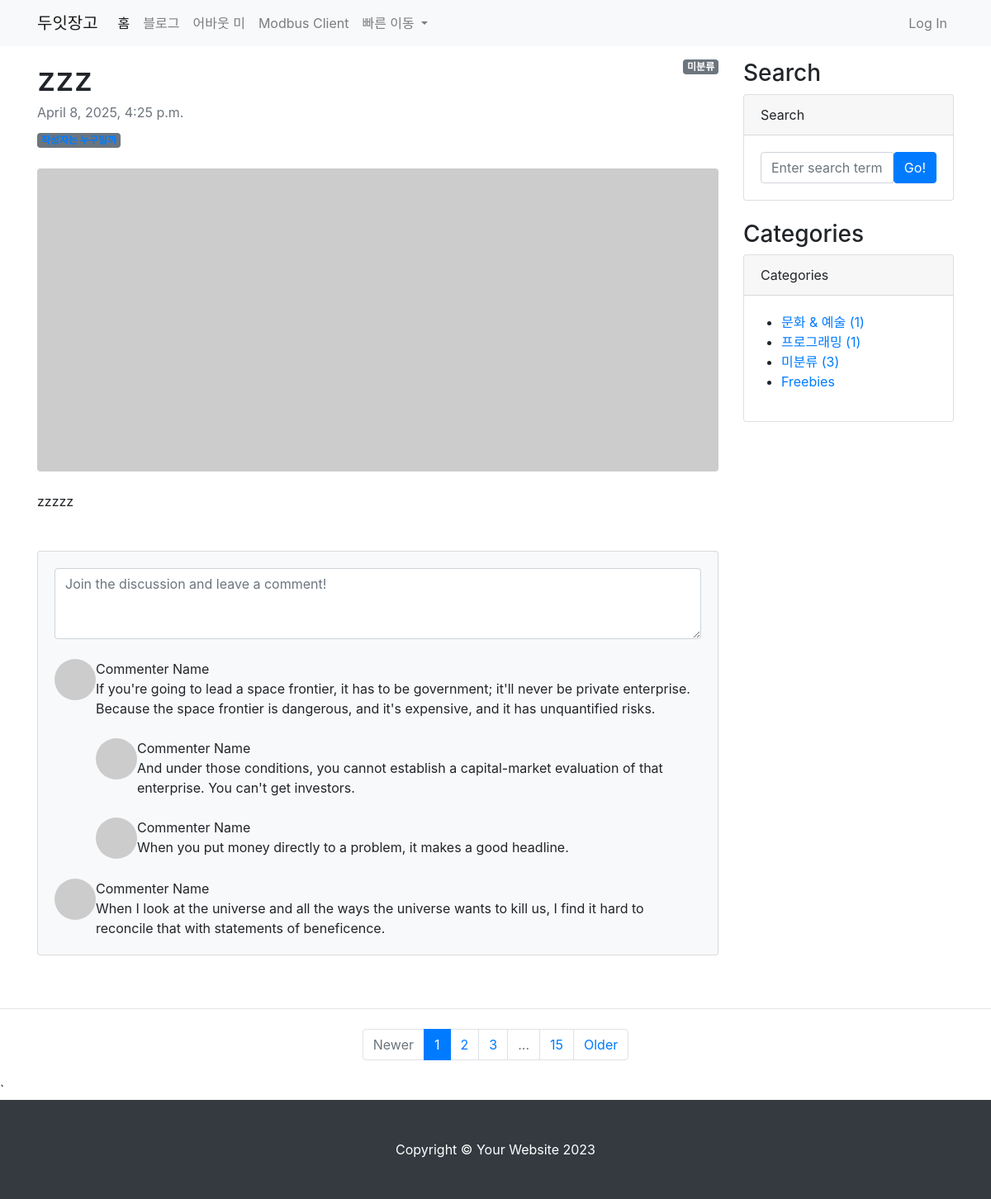
The app's page /blog/2/ with its own data.
### blog/models.py (models this page shows, shortened)
class Post(models.Model):
    title = models.CharField(max_length=30)
    hook_text = models.CharField(max_length=100, blank=True)
    content = models.TextField()
    head_image = models.ImageField(upload_to='blog/images/%Y/%m/%d/', blank=True)
    file_upload = models.FileField(upload_to='blog/files//%Y/%m/%d/', blank=True)
    created_at = models.DateTimeField(auto_now_add=True)
    updated_at = models.DateTimeField(auto_now=True)
    author=models.ForeignKey(User, null=True, on_delete=models.SET_NULL)
    category=models.ForeignKey(Category, null=True, blank=True, on_delete=models.SET_NULL)
    tags = models.ManyToManyField(Tag, null=True, blank=True)

class Category(models.Model):
    name=models.CharField(max_length=50, unique=True)
    slug=models.SlugField(max_length=200, unique=True, allow_unicode=True)
    def __str__(self):
        return self.name
    def get_absolute_url(self):
        return f'/blog/category/{self.slug}/'
    class Meta:
        verbose_name_plural = 'Categories'

### blog/views.py (the view)
# urls.py: path('<int:pk>/', views.PostDetail.as_view()),
class PostDetail(DetailView):
    model = Post
    template_name = 'blog/single_post_page.html'
    def get_context_data(self, **kwargs):
        context = super(PostDetail, self).get_context_data()
        context['categories'] = Category.objects.all()
        context['no_category_post_count'] = Post.objects.filter(category=None).count()
        return context

### blog/templates/blog/single_post_page.html (shortened to what this page needs)
{% extends 'blog/base.html' %}
{% block main_area %}
    <div id="post-area">
        {% if post.category %}
            <span class="badge badge-secondary float-right">{{ post.category }}</span>
        {% else %}
            <span class="badge badge-secondary float-right">미분류</span>
        {% endif %}
        <article>
            <header class="mb-4">
                <h1 class="fw-bolder mb-1">{{ post.title }}</h1>
                <div class="text-muted fst-italic mb-2">{{ post.created_at }}</div>
                <a class="badge bg-secondary text-decoration-none link-light" href="#!">작성자는 누구일까</a>
            </header>
            <figure class="mb-4"><img class="img-fluid rounded" src="https://dummyimage.com/900x400/ced4da/6c757d.jpg" alt="..." /></figure>
            <section class="mb-5">
                <p class="fs-5 mb-4">{{ post.content }}</p>
            </section>
        </article>
    </div>
    <div id="comment-area">
        <section class="mb-5">
            <div class="card bg-light">
                <div class="card-body">
                    <form class="mb-4"><textarea class="form-control" rows="3" placeholder="Join the discussion and leave a comment!"></textarea></form>
                    <div class="d-flex mb-4">
                        <div class="flex-shrink-0"><img class="rounded-circle" src="https://dummyimage.com/50x50/ced4da/6c757d.jpg" alt="..." /></div>
                        <div class="ms-3">
                            <div class="fw-bold">Commenter Name</div>
                            If you're going to lead a space frontier, it has to be government; it'll never be private enterprise. Because the space frontier is dangerous, and it's expensive, and it has unquantified risks.
                            <div class="d-flex mt-4">
                                <div class="flex-shrink-0"><img class="rounded-circle" src="https://dummyimage.com/50x50/ced4da/6c757d.jpg" alt="..." /></div>
                                <div class="ms-3">
                                    <div class="fw-bold">Commenter Name</div>
                                    And under those conditions, you cannot establish a capital-market evaluation of that enterprise. You can't get investors.
                                </div>
                            </div>
                            <div class="d-flex mt-4">
                                <div class="flex-shrink-0"><img class="rounded-circle" src="https://dummyimage.com/50x50/ced4da/6c757d.jpg" alt="..." /></div>
                                <div class="ms-3">
                                    <div class="fw-bold">Commenter Name</div>
                                    When you put money directly to a problem, it makes a good headline.
                                </div>
                            </div>
                        </div>
                    </div>
                    <div class="d-flex">
                        <div class="flex-shrink-0"><img class="rounded-circle" src="https://dummyimage.com/50x50/ced4da/6c757d.jpg" alt="..." /></div>
                        <div class="ms-3">
                            <div class="fw-bold">Commenter Name</div>
                            When I look at the universe and all the ways the universe wants to kill us, I find it hard to reconcile that with statements of beneficence.
                        </div>
                    </div>
                </div>
            </div>
        </section>
    </div>
{% endblock %}

### blog/templates/blog/base.html (shortened to what this page needs)
<!DOCTYPE html>
{% load static %}
<html lang="ko">
<head>
    <link rel="stylesheet" href="{% static 'blog/bootstrap/bootstrap.min.css' %}" media="screen">
</head>
<body>
    {% include 'blog/navbar.html' %}
    <div class="container my-3">
        <div class="row">
            <div class="col-md-8 col-lg-9" id="main-area">
                {% block main_area %}
                {% endblock %}
            </div>
            <div class="col-md-4 col-lg-3">
                <h3>Search</h3>
                <div class="card mb-4">
                    <div class="card-header">Search</div>
                    <div class="card-body">
                        <div class="input-group">
                            <input class="form-control" type="text" placeholder="Enter search term..." aria-label="Enter search term..." aria-describedby="button-search" />
                            <button class="btn btn-primary" id="button-search" type="button">Go!</button>
                        </div>
                    </div>
                </div>
                <h3>Categories</h3>
                <div class="card mb-4" id="categories-card">
                    <div class="card-header">Categories</div>
                    <div class="card-body">
                        <div class="row">
                            <ul>
                                {% for category in categories %}
                                <li>
                                    <a href="{{ category.get_absolute_url }}">{{ category }} ({{ category.post_set.count }})</a>
                                </li>
                                {% endfor %}
                                <li>
                                    <a href="/blog/category/no_category/">미분류 ({{ no_category_post_count }})</a>
                                </li>
                                <li><a href="#!">Freebies</a></li>
                            </ul>
                        </div>
                    </div>
                </div>
            </div>
        </div>
    </div>
    <nav aria-label="Pagination">
        <hr class="my-0" />
        <ul class="pagination justify-content-center my-4">
            <li class="page-item disabled"><a class="page-link" href="#" tabindex="-1" aria-disabled="true">Newer</a></li>
            <li class="page-item active" aria-current="page"><a class="page-link" href="#!">1</a></li>
            <li class="page-item"><a class="page-link" href="#!">2</a></li>
            <li class="page-item"><a class="page-link" href="#!">3</a></li>
            <li class="page-item disabled"><a class="page-link" href="#!">...</a></li>
            <li class="page-item"><a class="page-link" href="#!">15</a></li>
            <li class="page-item"><a class="page-link" href="#!">Older</a></li>
        </ul>
    </nav>
    {% include 'blog/footer.html' %}
</body>
</html>

### records on screen
Post: title "zzz", created_at "April 8, 2025, 4:25 p.m.", content "zzzzz"
Category: name "문화 & 예술", post_set.count "1"
Category: name "프로그래밍", post_set.count "1"

### other values on screen
{{ no_category_post_count }} "3"
